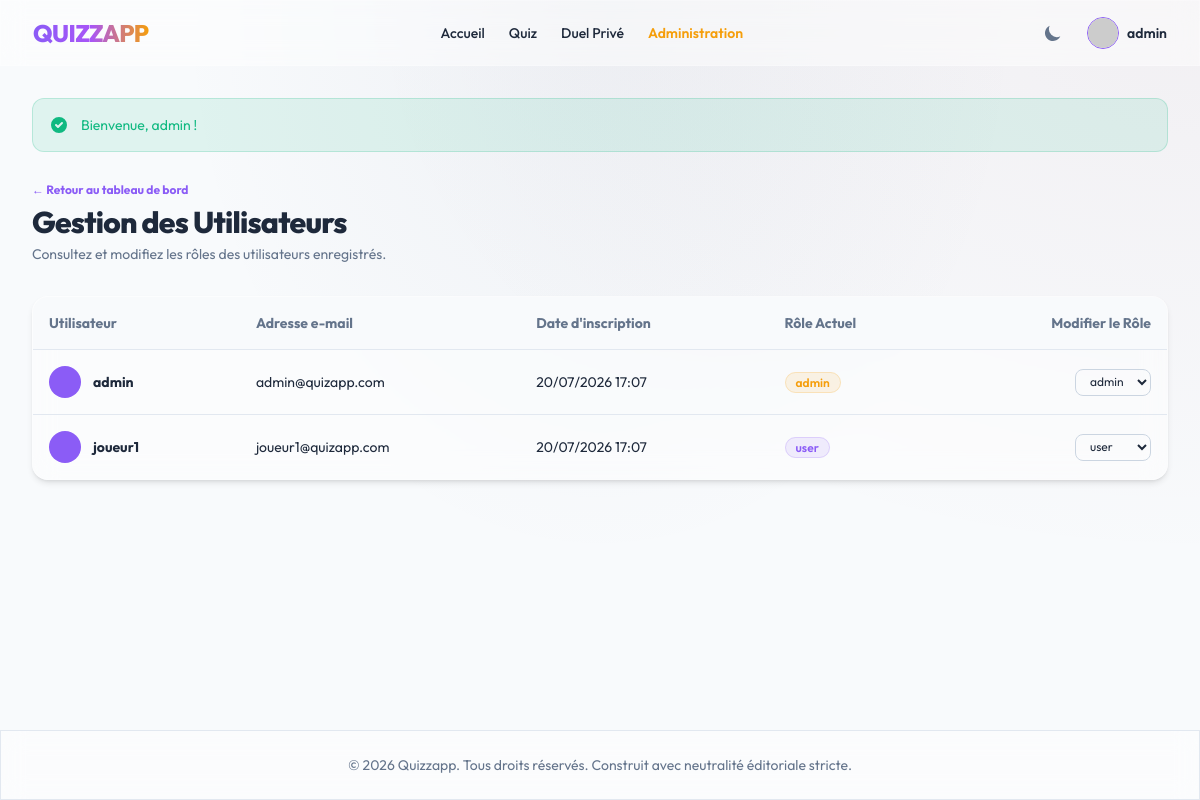
Page /admin/users (signed in) on the committed database.
### tables this page shows
CREATE TABLE `users` (
    `id` INT AUTO_INCREMENT PRIMARY KEY,
    `username` VARCHAR(50) NOT NULL UNIQUE,
    `email` VARCHAR(100) NOT NULL UNIQUE,
    `password_hash` VARCHAR(255) NOT NULL,
    `avatar_url` VARCHAR(255) DEFAULT NULL,
    `role_id` INT NOT NULL,
    `email_verified` TINYINT(1) DEFAULT 0,
    `verification_token` VARCHAR(255) DEFAULT NULL,
    `two_factor_secret` VARCHAR(255) DEFAULT NULL,
    `two_factor_enabled` TINYINT(1) DEFAULT 0,
    `reset_token` VARCHAR(255) DEFAULT NULL,
    `reset_token_expires` DATETIME DEFAULT NULL,
    `created_at` TIMESTAMP DEFAULT CURRENT_TIMESTAMP,
    `updated_at` TIMESTAMP DEFAULT CURRENT_TIMESTAMP ON UPDATE CURRENT_TIMESTAMP,
    INDEX `idx_users_role` (`role_id`),
    INDEX `idx_users_email` (`email`),
    CONSTRAINT `fk_users_role` FOREIGN KEY (`role_id`) REFERENCES `roles` (`id`) ON DELETE RESTRICT
);

CREATE TABLE `roles` (
    `id` INT AUTO_INCREMENT PRIMARY KEY,
    `name` VARCHAR(50) NOT NULL UNIQUE,
    `description` VARCHAR(255) DEFAULT NULL
);

### app/Controllers/AdminController.php (called while the page is built, shortened)
<?php
class AdminController
{
    public function listUsers(): void
    {
        $users = User::getAll();
        View::render('admin/users', [
            'users' => $users,
            'csrf_token' => Session::csrfToken()
        ]);
    }
}

### public/index.php (called while the page is built, shortened)
<?php
$container = new Container();
$router = new Router($container);
$router->get('/', [QuizController::class, 'index']);
$router->get('/category/{slug}', [QuizController::class, 'showCategory']);
$router->get('/quiz/{id}', [QuizController::class, 'play']);
$router->get('/quiz/dynamic/{id}', [QuizController::class, 'playDynamic']);
$router->post('/api/quiz/submit', [QuizController::class, 'submitScore'], [CSRFMiddleware::class]);
$router->post('/api/quiz/favorite', [QuizController::class, 'toggleFavorite'], [CSRFMiddleware::class]);
$router->get('/register', [AuthController::class, 'showRegister']);
$router->post('/register', [AuthController::class, 'register'], [CSRFMiddleware::class]);
$router->get('/verify-email', [AuthController::class, 'verifyEmail']);
$router->get('/login', [AuthController::class, 'showLogin']);
$router->post('/login', [AuthController::class, 'login'], [CSRFMiddleware::class]);
$router->get('/login/2fa', [AuthController::class, 'show2FA']);
$router->post('/login/2fa', [AuthController::class, 'verify2FA'], [CSRFMiddleware::class]);
$router->post('/logout', [AuthController::class, 'logout'], [AuthMiddleware::class, CSRFMiddleware::class]);
$router->get('/forgot-password', [AuthController::class, 'showForgotPassword']);
$router->post('/forgot-password', [AuthController::class, 'forgotPassword'], [CSRFMiddleware::class]);
$router->get('/reset-password', [AuthController::class, 'showResetPassword']);
$router->post('/reset-password', [AuthController::class, 'resetPassword'], [CSRFMiddleware::class]);
$router->get('/dashboard', [AuthController::class, 'dashboard'], [AuthMiddleware::class]);
$router->get('/settings', [AuthController::class, 'showSettings'], [AuthMiddleware::class]);
$router->post('/settings/profile', [AuthController::class, 'updateProfile'], [AuthMiddleware::class, CSRFMiddleware::class]);
$router->post('/settings/password', [AuthController::class, 'updatePassword'], [AuthMiddleware::class, CSRFMiddleware::class]);
$router->post('/settings/2fa/generate', [AuthController::class, 'generate2FA'], [AuthMiddleware::class, CSRFMiddleware::class]);
$router->post('/settings/2fa/enable', [AuthController::class, 'enable2FA'], [AuthMiddleware::class, CSRFMiddleware::class]);
$router->post('/settings/2fa/disable', [AuthController::class, 'disable2FA'], [AuthMiddleware::class, CSRFMiddleware::class]);
$router->post('/settings/profile/delete', [AuthController::class, 'deleteAccount'], [AuthMiddleware::class, CSRFMiddleware::class]);
$router->get('/duel', [DuelController::class, 'index'], [AuthMiddleware::class]);
$router->get('/duel/{code}', [DuelController::class, 'playRoom'], [AuthMiddleware::class]);
$router->get('/admin', [AdminController::class, 'dashboard'], [AdminMiddleware::class]);
$router->get('/admin/users', [AdminController::class, 'listUsers'], [AdminMiddleware::class]);
$router->post('/admin/users/role', [AdminController::class, 'updateUserRole'], [AdminMiddleware::class, CSRFMiddleware::class]);
$router->post('/admin/backup', [AdminController::class, 'backupDatabase'], [AdminMiddleware::class, CSRFMiddleware::class]);
$router->post('/admin/export', [AdminController::class, 'exportJSON'], [AdminMiddleware::class, CSRFMiddleware::class]);
$router->post('/admin/import', [AdminController::class, 'importJSON'], [AdminMiddleware::class, CSRFMiddleware::class]);
try {
    $router->dispatch();
} catch (Exception $e) {
    http_response_code(500);
    error_log("Internal Server Error: " . $e->getMessage() . "\n" . $e->getTraceAsString());
    echo "<h1>500 - Erreur Interne du Serveur</h1><p>Une erreur inattendue est survenue. Veuillez contacter l'administrateur.</p>";
}

### app/Core/Database.php (called while the page is built, shortened)
<?php
class Database
{
    private static ?PDO $pdo = null;
    public static function getConnection(): PDO
    {
        if (self::$pdo === null) {
            $configPath = dirname(__DIR__, 2) . '/config/database.php';
            $config = require $configPath;
            $dsn = sprintf(
                "mysql:host=%s;port=%s;dbname=%s;charset=%s",
                $config['host'],
                $config['port'],
                $config['dbname'],
                $config['charset']
            );
            try {
                self::$pdo = new PDO(
                    $dsn,
                    $config['username'],
                    $config['password'],
                    $config['options']
                );
            } catch (PDOException $e) {
                error_log("Database connection failure: " . $e->getMessage() . "\n" . $e->getTraceAsString());
                throw new Exception("Database connection failure.");
            }
        }
        return self::$pdo;
    }
    public static function query(string $sql, array $params = []): \PDOStatement
    {
        $pdo = self::getConnection();
        try {
            $stmt = $pdo->prepare($sql);
            $stmt->execute($params);
            return $stmt;
        } catch (PDOException $e) {
            error_log("Database query execution error: " . $e->getMessage() . " | SQL: " . $sql . "\n" . $e->getTraceAsString());
            throw new Exception("Erreur d'exécution de la base de données.");
        }
    }
    public static function fetchAll(string $sql, array $params = []): array
    {
        return self::query($sql, $params)->fetchAll();
    }
}

### app/Models/User.php (called while the page is built, shortened)
<?php
class User
{
    public static function getAll(): array
    {
        return Database::fetchAll(
            "SELECT u.*, r.name as role_name FROM users u
             JOIN roles r ON u.role_id = r.id
             ORDER BY u.created_at DESC"
        );
    }
}

### views/admin/users.php (the view, shortened to what this page needs)
<div class="space-y-8">
    <div>
        <a href="/admin" class="text-xs font-bold text-violet-500 hover:underline">&larr; Retour au tableau de bord</a>
        <h1 class="text-3xl font-extrabold tracking-tight mt-1">Gestion des Utilisateurs</h1>
        <p class="text-sm text-slate-500 dark:text-slate-400 mt-1">Consultez et modifiez les rôles des utilisateurs enregistrés.</p>
    </div>
    <div class="glass-card rounded-2xl shadow-md overflow-hidden">
        <div class="overflow-x-auto">
            <table class="w-full text-left border-collapse text-sm">
                <thead>
                    <tr class="bg-slate-50 dark:bg-slate-800/40 text-slate-500 dark:text-slate-400 font-semibold border-b border-slate-200 dark:border-slate-800">
                        <th class="p-4">Utilisateur</th>
                        <th class="p-4">Adresse e-mail</th>
                        <th class="p-4">Date d'inscription</th>
                        <th class="p-4">Rôle Actuel</th>
                        <th class="p-4 text-right">Modifier le Rôle</th>
                    </tr>
                </thead>
                <tbody class="divide-y divide-slate-200 dark:divide-slate-800">
                    <?php foreach ($users as $u): ?>
                        <tr class="hover:bg-slate-50/50 dark:hover:bg-slate-800/20 transition-all">
                            <td class="p-4 flex items-center space-x-3">
                                <div class="w-8 h-8 rounded-full bg-violet-500 text-white font-extrabold flex items-center justify-center" x-text="String(<?php echo json_encode($u['username']); ?>).substring(0,2).toUpperCase()"></div>
                                <span class="font-bold"><?php echo \App\Core\View::escape($u['username']); ?></span>
                            </td>
                            <td class="p-4"><?php echo \App\Core\View::escape($u['email']); ?></td>
                            <td class="p-4"><?php echo date('d/m/Y H:i', strtotime($u['created_at'])); ?></td>
                            <td class="p-4">
                                <span class="px-2.5 py-0.5 rounded-full text-xs font-semibold <?php echo (int)$u['role_id'] === 1 ? 'bg-amber-500/10 text-amber-500 border border-amber-500/20' : 'bg-violet-500/10 text-violet-500 border border-violet-500/20'; ?>">
                                    <?php echo $u['role_name']; ?>
                                </span>
                            </td>
                            <td class="p-4 text-right">
                                <form action="/admin/users/role" method="POST" class="inline-flex items-center space-x-2">
                                    <select name="role_id" onchange="this.form.submit()"
                                            class="px-2.5 py-1 text-xs border border-slate-300 dark:border-slate-700 bg-transparent rounded-lg focus:ring-2 focus:ring-violet-500 focus:border-transparent outline-none transition-all">
                                        <option value="1" <?php echo (int)$u['role_id'] === 1 ? 'selected' : ''; ?>>admin</option>
                                        <option value="2" <?php echo (int)$u['role_id'] === 2 ? 'selected' : ''; ?>>user</option>
                                    </select>
                                </form>
                            </td>
                        </tr>
                    <?php endforeach; ?>
                </tbody>
            </table>
        </div>
    </div>
</div>

### app/Core/Router.php (shortened to what this page needs)
<?php
class Router
{
    private array $routes = [];
    private Container $container;
    public function __construct(Container $container)
    {
        $this->container = $container;
    }
    private function addRoute(string $method, string $path, array $handler, array $middlewares): void
    {
        $regexPath = preg_replace('/\{([a-zA-Z0-9_]+)\}/', '(?P<$1>[^/]+)', $path);
        $regexPath = '#^' . $regexPath . '$#';
        $this->routes[] = [
            'method' => $method,
            'path' => $path,
            'regex' => $regexPath,
            'controller' => $handler[0],
            'action' => $handler[1],
            'middlewares' => $middlewares
        ];
    }
    public function dispatch(): void
    {
        $uri = parse_url($_SERVER['REQUEST_URI'], PHP_URL_PATH);
        $method = $_SERVER['REQUEST_METHOD'] ?? 'GET';
        $effectiveMethod = $method === 'HEAD' ? 'GET' : $method;
        foreach ($this->routes as $route) {
            if ($route['method'] === $effectiveMethod && preg_match($route['regex'], $uri, $matches)) {
                $params = array_filter($matches, 'is_string', ARRAY_FILTER_USE_KEY);
                $controller = $this->container->get($route['controller']);
                $action = $route['action'];
                call_user_func_array([$controller, $action], [$params]);
                return;
            }
        }
    }
}

### views/layouts/main.php (style rules this page uses)
.premium-bg-light { background-color: #f8fafc; background-image: radial-gradient(at 0% 0%, hsla(253,16%,7%,0) 0, transparent 50%), radial-gradient(at 50% 0%, hsla(225,39%,30%,0.05) 0, transparent 50%), radial-gradient(at 100% 0%, hsla(339,49%,30%,0.05) 0, transparent 50%); }
.glass-card { background: rgba(255, 255, 255, 0.45); backdrop-filter: blur(12px); -webkit-backdrop-filter: blur(12px); border: 1px solid rgba(255, 255, 255, 0.25); }
input, select, textarea { color: #1e293b !important; }

### rows in the picture
users: username "admin", email "admin@quizapp.com", created_at "20/07/2026 17:07", role.name "admin", role_id "admin"
users: username "joueur1", email "joueur1@quizapp.com", created_at "20/07/2026 17:07", role.name "user", role_id "user"
